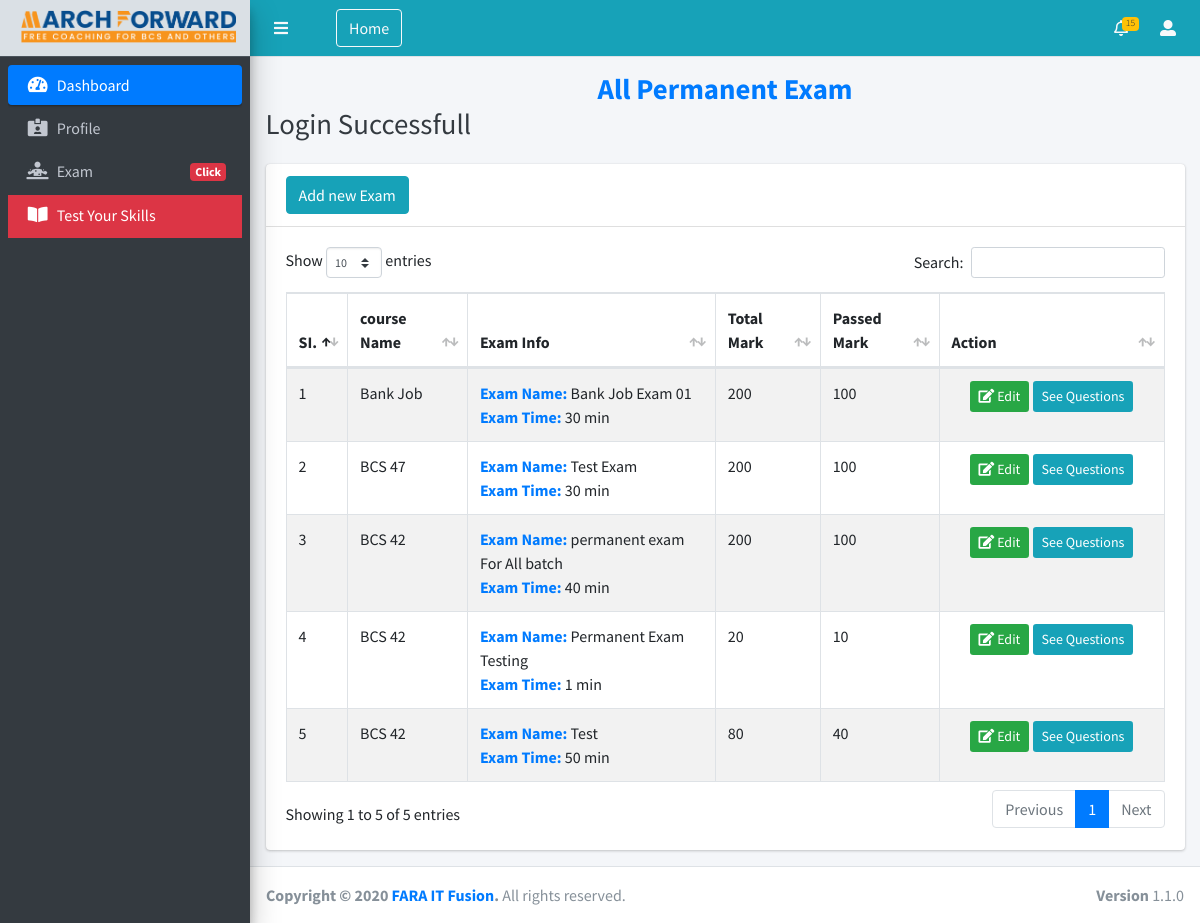
/al-permanent-exam.php (signed in), run on the app's committed database.
### tables this page shows
CREATE TABLE `exam` (
  `id` int(100) NOT NULL,
  `courseID` int(100) NOT NULL,
  `name` varchar(1000) NOT NULL,
  `examTime` int(10) NOT NULL,
  `examStatus` varchar(100) NOT NULL,
  `scheduleDate` varchar(255) NOT NULL,
  `scheduleTime` varchar(100) NOT NULL,
  `examEndTime` varchar(100) NOT NULL,
  `total_mark` varchar(255) NOT NULL,
  `passed_mark` varchar(255) NOT NULL,
  `minQuestionNum` int(100) NOT NULL,
  `maxQuestionNum` int(100) NOT NULL,
  `StartingAction` int(10) NOT NULL,
  `action` varchar(255) NOT NULL,
  `date` timestamp NOT NULL DEFAULT CURRENT_TIMESTAMP ON UPDATE CURRENT_TIMESTAMP
);

CREATE TABLE `course` (
  `id` int(100) NOT NULL,
  `name` varchar(1000) NOT NULL,
  `action` varchar(100) NOT NULL,
  `date` timestamp NOT NULL DEFAULT CURRENT_TIMESTAMP ON UPDATE CURRENT_TIMESTAMP
);

### al-permanent-exam.php (the view, shortened to what this page needs)
<?php include("header.php"); ?>
<?php include ("left-sidebar.php");?>
     <div class="content-wrapper">
            <section class="content-header">
              <div class="container-fluid">
                <div class="row mb-2">
                  <div class="col-md-12">
                    <h1 class="text-primary" style="text-align:center; font-weight: bold;">All Permanent Exam</h1>
                    <h1 class="m-0 text-dark"><?php display_message(); ?></h1>
                  </div>
                </div>
              </div>
            </section>
            <section class="content">
              <div class="container-fluid">
                <div class="row">
                  <div class="col-12">
                    <div class="card">
                      <div class="card-header">
                        <a href="/add-exam.php" class="btn btn-info" role="button"> Add new Exam</a>
                      </div>
                      <div class="card-body">
                        <table id="example1" class="table table-bordered table-striped">
                          <thead>
                          <tr>
                            <th>SI.</th>
                            <th>course Name</th>
                            <th>Exam Info</th>
                            <th>Total Mark</th>
                            <th>Passed Mark</th>
                            <th>Action</th>
                          </tr>
                          </thead>
                          <tbody>
                              <?php
                                $query = query("SELECT * FROM `exam` WHERE examStatus='Permanent' ORDER BY id DESC");
                                $rows = mysqli_num_rows($query);
                                if($rows > 0)
                                {
                                    $i = 1;
                                    while($row = fetch_array($query))
                                    {
                                        $exm_id=$row['courseID'];
                                        $query_course = query("SELECT * FROM `course` WHERE action='SHOW' AND id='$exm_id' ");
                                        $row_course=fetch_array($query_course);
                                       ?>
                                       <tr>
                                            <td><?php echo $i?></td>
                                            <td><?php echo $row_course['name'];?></td>
                                            <td><b class="text-primary">Exam Name: </b><?php echo $row['name'];?><br><b class="text-primary">Exam Time:</b> <?php echo $row['examTime'];?> min<br></td>
                                            <td><?php echo $row['total_mark'];?></td>
                                            <td><?php echo $row['passed_mark'];?></td>
                                           <td id="buttonTD">
                                                <a href="edit-exam.php?editexamID=<?php echo $row['id']?>" class="btn btn-sm bg-success">
                                                <i class="fas fa-edit"></i> Edit</a>
                                                <a  href="see-exam-question-admin.php?examID=<?php echo $row['id']?>" class="btn btn-sm bg-info">See Questions</a>
                                            </td>
                                          </tr>
                                       <?php
                                       $i++;
                                    }
                                }
                              ?>
                          </tbody>
                        </table>
                      </div>
                    </div>
                  </div>
                </div>
              </div>
            </section>
          </div>
    <footer class="main-footer">
        <strong>Copyright &copy; 2020 <a href="http://faraitfusion.com">FARA IT Fusion</a>.</strong>
        All rights reserved.
        <div class="float-right d-none d-sm-inline-block">
            <b>Version</b> 1.1.0
        </div>
    </footer>
</div>
</body>
</html>

### al-permanent-exam.php (style rules this page uses)
@media only screen and (min-width: 900px) { #buttonTD { width: 200px; text-align: center; } }

### data on the page
exam: courseID.name "Bank Job", name "Bank Job Exam 01", examTime "30", total_mark "200", passed_mark "100"
exam: courseID.name "BCS 47", name "Test Exam", examTime "30", total_mark "200", passed_mark "100"
exam: courseID.name "BCS 42", name "permanent exam For All batch", examTime "40", total_mark "200", passed_mark "100"
exam: courseID.name "BCS 42", name "Permanent Exam Testing", examTime "1", total_mark "20", passed_mark "10"
exam: courseID.name "BCS 42", name "Test", examTime "50", total_mark "80", passed_mark "40"

### other printed values
$_SESSION['message'] "Login Successfull"
